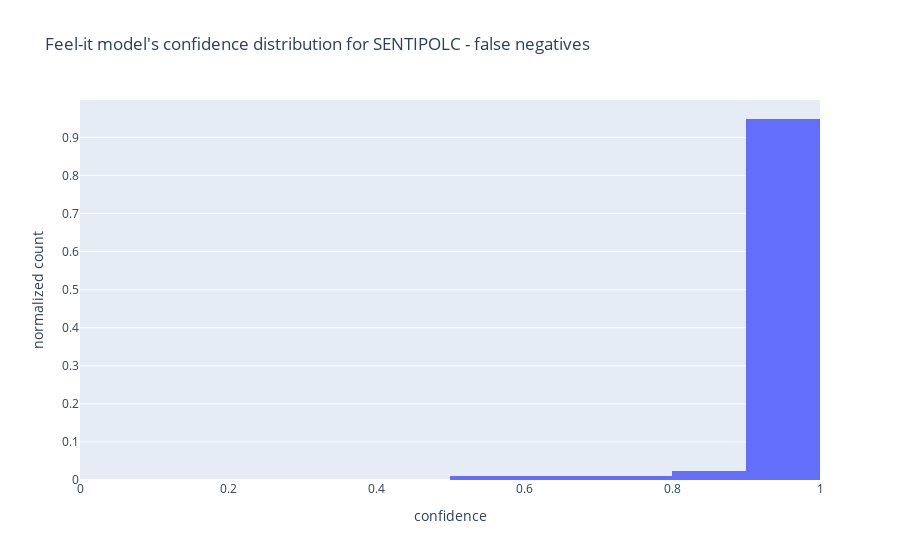
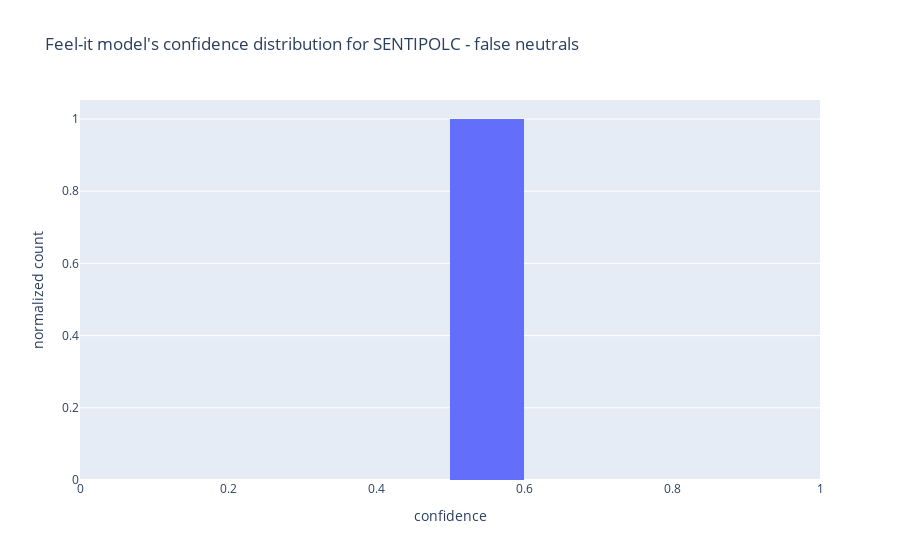

Notebook source saved alongside these figures, in order:
### Markdown cell above
### Feel-it model - SENTIPOLC16
Note that it was trained just for positive/negative class, so the neutral class is taken for examples with low confidence in the prediction.

### Code cell
tok_feelit = AutoTokenizer.from_pretrained("MilaNLProc/feel-it-italian-sentiment")
tok_feelit.model_max_length = 128

model = AutoModelForSequenceClassification.from_pretrained("MilaNLProc/feel-it-italian-sentiment").to(device)
model.eval()

dataset = pd.DataFrame({"text": test_sentipolc.text.apply(a.preprocess), "idx": test_sentipolc.index, "labels": test_sentipolc[["opos", "oneg"]].apply(separate2united_labels, axis=1)})
dataset = Dataset.from_pandas(dataset)
testing = dataset\
                .map(lambda examples: tok_feelit(examples["text"], padding="max_length", truncation=True), batched=True)\
                .filter(lambda example: example['labels'] != 3)\
                .with_format("torch", columns=["input_ids", "attention_mask", "labels"])
test_loader = DataLoader(testing, batch_size=64)


trues , preds , logitss = [] , [] , []
with torch.no_grad():
    for _, data in enumerate(test_loader, 0):
        batch = {k: data[k].to(device) for k in ['attention_mask', 'input_ids']}
        logits = model(**batch)[0]
        trues.extend(data["labels"].detach().numpy())
        preds.extend(logits.argmax(-1).cpu().detach().numpy().tolist())
        logitss.extend(logits.cpu().detach().numpy().tolist()) #logits = logits.squeeze(0)
        
        
proba = torch.nn.functional.softmax(torch.tensor(logitss), dim=1)

assert len(preds) == len(proba) and np.all(np.array((proba[:,1] + proba[:,0]) >= 0.99))
for i in range(len(proba)):
    if preds[i] == 1: #the net produces just [0,1] for positive/negative, so adjust label
        preds[i] = 2
    if max(proba[i,0] , proba[i, 1]) <= 0.55: #set to neutral  if the prediction's confidence is too low
        preds[i] = 1

print(classification_report(trues, preds, target_names=["negative", "neutral", "positive"]))
cm = confusion_matrix(trues, preds, normalize='all')
ConfusionMatrixDisplay(confusion_matrix=cm, display_labels=["negative", "neutral", "positive"]).plot()
plt.title("SENTIPOLC16 - Feel-it pretrained")

# plot the confidence distribution for errors

trues = np.array(trues)
preds = np.array(preds)

plot_confidence_distribution(trues, preds, proba, name="Feel-it model", dataset="SENTIPOLC", plot_neutral=True)

### Figure 1 — Plotly figure (JSON) as saved in the notebook; plotly's stock layout.template omitted (floating-point values rounded to 4 significant figures; data arrays with more than 128 entries replaced by an {"elided": "..."} marker saying what was removed)
{"data": [{"histnorm": "probability", "type": "histogram", "x": {"elided": "425 float values"}, "xbins": {"end": 1, "size": 0.1, "start": 0}}], "layout": {"title": {"text": "Feel-it model's confidence distribution for SENTIPOLC - false negatives"}, "xaxis": {"range": [0, 1], "title": {"text": "confidence"}}, "yaxis": {"title": {"text": "normalized count"}}}}

### Figure 2 — Plotly figure (JSON) as saved in the notebook; plotly's stock layout.template omitted (floating-point values rounded to 4 significant figures)
{"data": [{"histnorm": "probability", "type": "histogram", "x": [0.5024, 0.5035], "xbins": {"end": 1, "size": 0.1, "start": 0}}], "layout": {"title": {"text": "Feel-it model's confidence distribution for SENTIPOLC - false neutrals"}, "xaxis": {"range": [0, 1], "title": {"text": "confidence"}}, "yaxis": {"title": {"text": "normalized count"}}}}
